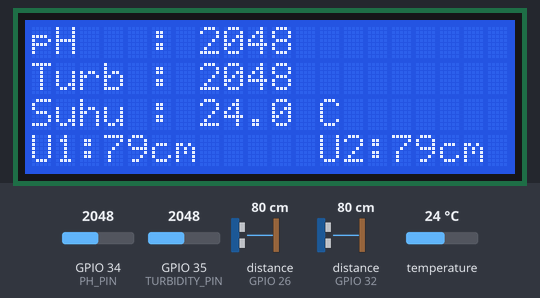
This sketch was run on a simulated ESP32. Shown: 20×4 character LCD. Wiring (inferred from the names in the program): 2 × ultrasonic range finder: trigger GPIO 27, echo GPIO 26 / trigger GPIO 33, echo GPIO 32. Inputs (shaded band) come from the test bench; at power-on: distance to the obstacle (sensors on GPIO 26, GPIO 32) 80 cm, temperature 24 °C, GPIO 34 (PH_PIN) = 2048, GPIO 35 (TURBIDITY_PIN) = 2048. The echo pulse lasts 58.3 µs per cm.

Above: at 1.2 s.
1.3 s: distance to the obstacle (sensor on GPIO 26) set to 2 cm
At 2.2 s:
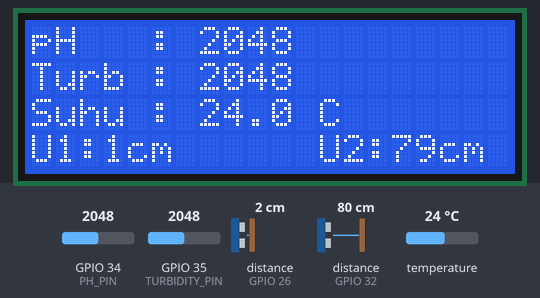
5.1 s: distance to the obstacle (sensor on GPIO 32) set to 2 cm
At 6.3 s:
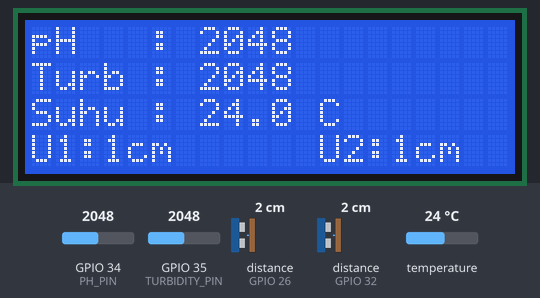
6.7 s: temperature set to 12 °C
At 7.5 s:
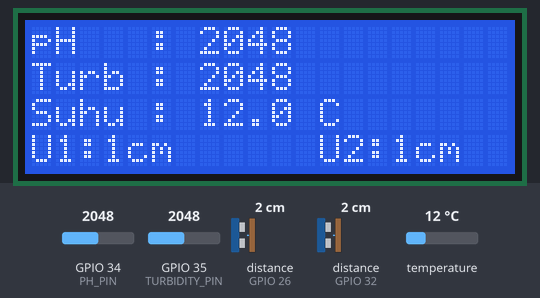
8.4 s: GPIO 34 (PH_PIN) set to 2866
At 9.9 s:
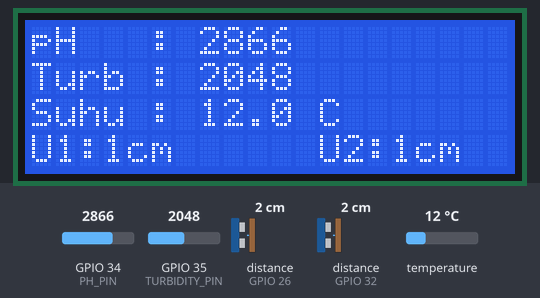
10.9 s: GPIO 35 (TURBIDITY_PIN) set to 2866
At 13.1 s:
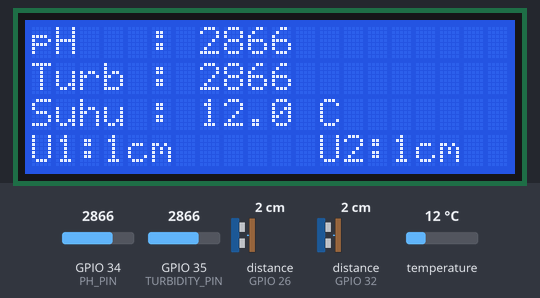
13.4 s: distance to the obstacle (sensor on GPIO 26) set to 4 cm
Timing chart, 0 to 16.1 s (numbered marks = the images above; inputs shaded):
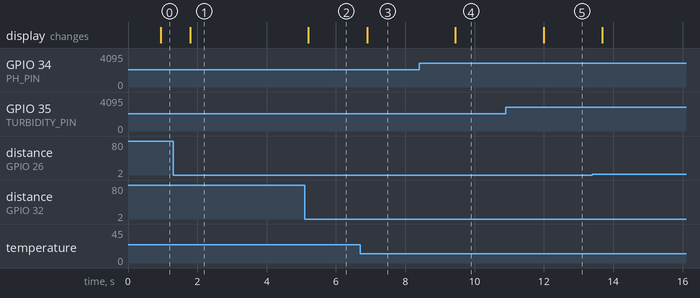

Measured:
- after the input at 1.3 s, the display: changes after 0.49 s (image 1)
- after the input at 5.1 s, the display: changes after 0.10 s (image 2)
- after the input at 6.7 s, the display: changes after 0.20 s (image 3)
- after the input at 8.4 s, the display: changes after 1.0 s (image 4)
- after the input at 10.9 s, the display: changes after 1.1 s (image 5)

The sketch:

code_arduino.ino
```cpp
// ================= LCD I2C =================
#define SDA_LCD 21
#define SCL_LCD 22

// ================= PIN SENSOR =================
#define TEMP_PIN 23
#define PH_PIN 34
#define TURBIDITY_PIN 35

// Ultrasonic 1
#define TRIG_U1 27
#define ECHO_U1 26

// Ultrasonic 2
#define TRIG_U2 33
#define ECHO_U2 32

#include <Wire.h>
#include <LiquidCrystal_I2C.h>
#include <OneWire.h>
#include <DallasTemperature.h>

// ================= LCD 20x4 =================
LiquidCrystal_I2C lcd(0x27, 20, 4);

// ================= Temperature =================
OneWire oneWire(TEMP_PIN);
DallasTemperature sensors(&oneWire);

// ================= TIMER =================
unsigned long lastUpdate = 0;
const unsigned long lcdInterval = 500;

// ================= ULTRASONIC =================
long bacaUltrasonic(int trigPin, int echoPin) {
  digitalWrite(trigPin, LOW);
  delayMicroseconds(2);
  digitalWrite(trigPin, HIGH);
  delayMicroseconds(10);
  digitalWrite(trigPin, LOW);

  long duration = pulseIn(echoPin, HIGH, 30000);
  if (duration == 0) return 0;

  return duration * 0.034 / 2; // HASIL DALAM CM
}

void setup() {
  Serial.begin(115200);

  pinMode(TRIG_U1, OUTPUT);
  pinMode(ECHO_U1, INPUT);
  pinMode(TRIG_U2, OUTPUT);
  pinMode(ECHO_U2, INPUT);

  Wire.begin(SDA_LCD, SCL_LCD);
  lcd.init();
  lcd.backlight();
  lcd.clear();

  sensors.begin();
}

void loop() {
  // ===== BACA SENSOR =====
  int phRaw = analogRead(PH_PIN);
  int turbidity = analogRead(TURBIDITY_PIN);

  sensors.requestTemperatures();
  float suhu = sensors.getTempCByIndex(0);

  long u1 = bacaUltrasonic(TRIG_U1, ECHO_U1); // cm
  long u2 = bacaUltrasonic(TRIG_U2, ECHO_U2); // cm

  // ===== UPDATE LCD =====
  unsigned long now = millis();
  if (now - lastUpdate >= lcdInterval) {
    lastUpdate = now;

    // Baris 1
    lcd.setCursor(0, 0);
    lcd.print("pH   : ");
    lcd.print(phRaw);
    lcd.print("       ");

    // Baris 2
    lcd.setCursor(0, 1);
    lcd.print("Turb : ");
    lcd.print(turbidity);
    lcd.print("       ");

    // Baris 3
    lcd.setCursor(0, 2);
    lcd.print("Suhu : ");
    lcd.print(suhu, 1);
    lcd.print(" C     ");

    // ===== BARIS 4 (DIBERSIHKAN DULU!) =====
    lcd.setCursor(0, 3);
    lcd.print("                    "); // 20 spasi (CLEAR BARIS)

    lcd.setCursor(0, 3);
    lcd.print("U1:");
    lcd.print(u1);
    lcd.print("cm");

    lcd.setCursor(12, 3);
    lcd.print("U2:");
    lcd.print(u2);
    lcd.print("cm");
  }
}
```
